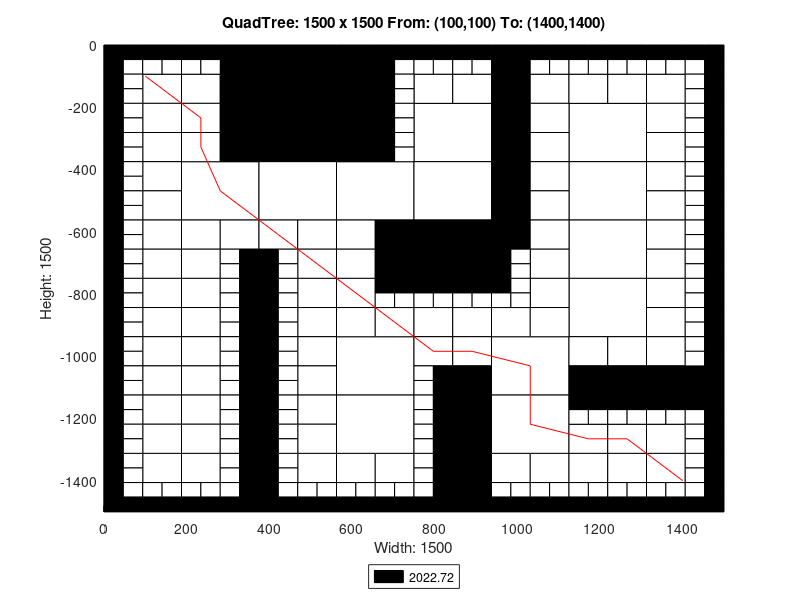

MATLAB code to generate this figure:
axis([0 1500 -1500 0]);
title('QuadTree: 1500 x 1500 From: (100,100) To: (1400,1400)');
xlabel('Width: 1500');
ylabel('Height: 1500');
rectangle('Position',[375 -187.5 187.5 187.5], 'FaceColor',[0 0 0]);
rectangle('Position',[375 -375 187.5 187.5], 'FaceColor',[0 0 0]);
rectangle('Position',[187.5 -562.5 187.5 187.5], 'FaceColor',[1 1 1]);
rectangle('Position',[375 -562.5 187.5 187.5], 'FaceColor',[1 1 1]);
rectangle('Position',[562.5 -562.5 187.5 187.5], 'FaceColor',[1 1 1]);
rectangle('Position',[750 -375 187.5 187.5], 'FaceColor',[1 1 1]);
rectangle('Position',[1125 -375 187.5 187.5], 'FaceColor',[1 1 1]);
rectangle('Position',[750 -562.5 187.5 187.5], 'FaceColor',[1 1 1]);
rectangle('Position',[750 -750 187.5 187.5], 'FaceColor',[0 0 0]);
rectangle('Position',[1125 -562.5 187.5 187.5], 'FaceColor',[1 1 1]);
rectangle('Position',[1125 -750 187.5 187.5], 'FaceColor',[1 1 1]);
rectangle('Position',[562.5 -1125 187.5 187.5], 'FaceColor',[1 1 1]);
rectangle('Position',[562.5 -1312.5 187.5 187.5], 'FaceColor',[1 1 1]);
rectangle('Position',[937.5 -1125 187.5 187.5], 'FaceColor',[1 1 1]);
rectangle('Position',[1125 -937.5 187.5 187.5], 'FaceColor',[1 1 1]);
rectangle('Position',[937.5 -1312.5 187.5 187.5], 'FaceColor',[1 1 1]);
rectangle('Position',[93.75 -187.5 93.75 93.75], 'FaceColor',[1 1 1]);
rectangle('Position',[281.25 -93.75 93.75 93.75], 'FaceColor',[0 0 0]);
rectangle('Position',[187.5 -187.5 93.75 93.75], 'FaceColor',[1 1 1]);
rectangle('Position',[281.25 -187.5 93.75 93.75], 'FaceColor',[0 0 0]);
rectangle('Position',[93.75 -281.25 93.75 93.75], 'FaceColor',[1 1 1]);
rectangle('Position',[93.75 -375 93.75 93.75], 'FaceColor',[1 1 1]);
rectangle('Position',[187.5 -281.25 93.75 93.75], 'FaceColor',[1 1 1]);
rectangle('Position',[281.25 -281.25 93.75 93.75], 'FaceColor',[0 0 0]);
rectangle('Position',[187.5 -375 93.75 93.75], 'FaceColor',[1 1 1]);
rectangle('Position',[281.25 -375 93.75 93.75], 'FaceColor',[0 0 0]);
rectangle('Position',[562.5 -93.75 93.75 93.75], 'FaceColor',[0 0 0]);
rectangle('Position',[562.5 -187.5 93.75 93.75], 'FaceColor',[0 0 0]);
rectangle('Position',[562.5 -281.25 93.75 93.75], 'FaceColor',[0 0 0]);
rectangle('Position',[562.5 -375 93.75 93.75], 'FaceColor',[0 0 0]);
rectangle('Position',[93.75 -468.75 93.75 93.75], 'FaceColor',[1 1 1]);
rectangle('Position',[93.75 -562.5 93.75 93.75], 'FaceColor',[1 1 1]);
rectangle('Position',[93.75 -656.25 93.75 93.75], 'FaceColor',[1 1 1]);
rectangle('Position',[93.75 -750 93.75 93.75], 'FaceColor',[1 1 1]);
rectangle('Position',[187.5 -656.25 93.75 93.75], 'FaceColor',[1 1 1]);
rectangle('Position',[281.25 -656.25 93.75 93.75], 'FaceColor',[1 1 1]);
rectangle('Position',[187.5 -750 93.75 93.75], 'FaceColor',[1 1 1]);
rectangle('Position',[375 -656.25 93.75 93.75], 'FaceColor',[1 1 1]);
rectangle('Position',[468.75 -656.25 93.75 93.75], 'FaceColor',[1 1 1]);
rectangle('Position',[468.75 -750 93.75 93.75], 'FaceColor',[1 1 1]);
rectangle('Position',[562.5 -656.25 93.75 93.75], 'FaceColor',[1 1 1]);
rectangle('Position',[656.25 -656.25 93.75 93.75], 'FaceColor',[0 0 0]);
rectangle('Position',[562.5 -750 93.75 93.75], 'FaceColor',[1 1 1]);
rectangle('Position',[656.25 -750 93.75 93.75], 'FaceColor',[0 0 0]);
rectangle('Position',[750 -187.5 93.75 93.75], 'FaceColor',[1 1 1]);
rectangle('Position',[843.75 -187.5 93.75 93.75], 'FaceColor',[1 1 1]);
rectangle('Position',[937.5 -93.75 93.75 93.75], 'FaceColor',[0 0 0]);
rectangle('Position',[937.5 -187.5 93.75 93.75], 'FaceColor',[0 0 0]);
rectangle('Position',[1031.25 -187.5 93.75 93.75], 'FaceColor',[1 1 1]);
rectangle('Position',[937.5 -281.25 93.75 93.75], 'FaceColor',[0 0 0]);
rectangle('Position',[1031.25 -281.25 93.75 93.75], 'FaceColor',[1 1 1]);
rectangle('Position',[937.5 -375 93.75 93.75], 'FaceColor',[0 0 0]);
rectangle('Position',[1031.25 -375 93.75 93.75], 'FaceColor',[1 1 1]);
rectangle('Position',[1125 -187.5 93.75 93.75], 'FaceColor',[1 1 1]);
rectangle('Position',[1218.75 -187.5 93.75 93.75], 'FaceColor',[1 1 1]);
rectangle('Position',[1312.5 -187.5 93.75 93.75], 'FaceColor',[1 1 1]);
rectangle('Position',[1312.5 -281.25 93.75 93.75], 'FaceColor',[1 1 1]);
rectangle('Position',[1312.5 -375 93.75 93.75], 'FaceColor',[1 1 1]);
rectangle('Position',[937.5 -468.75 93.75 93.75], 'FaceColor',[0 0 0]);
rectangle('Position',[1031.25 -468.75 93.75 93.75], 'FaceColor',[1 1 1]);
rectangle('Position',[937.5 -562.5 93.75 93.75], 'FaceColor',[0 0 0]);
rectangle('Position',[1031.25 -562.5 93.75 93.75], 'FaceColor',[1 1 1]);
rectangle('Position',[937.5 -656.25 93.75 93.75], 'FaceColor',[0 0 0]);
rectangle('Position',[1031.25 -656.25 93.75 93.75], 'FaceColor',[1 1 1]);
rectangle('Position',[1031.25 -750 93.75 93.75], 'FaceColor',[1 1 1]);
rectangle('Position',[1312.5 -468.75 93.75 93.75], 'FaceColor',[1 1 1]);
rectangle('Position',[1312.5 -562.5 93.75 93.75], 'FaceColor',[1 1 1]);
rectangle('Position',[1312.5 -656.25 93.75 93.75], 'FaceColor',[1 1 1]);
rectangle('Position',[1312.5 -750 93.75 93.75], 'FaceColor',[1 1 1]);
rectangle('Position',[93.75 -843.75 93.75 93.75], 'FaceColor',[1 1 1]);
rectangle('Position',[93.75 -937.5 93.75 93.75], 'FaceColor',[1 1 1]);
rectangle('Position',[187.5 -843.75 93.75 93.75], 'FaceColor',[1 1 1]);
rectangle('Position',[187.5 -937.5 93.75 93.75], 'FaceColor',[1 1 1]);
rectangle('Position',[93.75 -1031.25 93.75 93.75], 'FaceColor',[1 1 1]);
rectangle('Position',[93.75 -1125 93.75 93.75], 'FaceColor',[1 1 1]);
rectangle('Position',[187.5 -1031.25 93.75 93.75], 'FaceColor',[1 1 1]);
rectangle('Position',[187.5 -1125 93.75 93.75], 'FaceColor',[1 1 1]);
rectangle('Position',[468.75 -843.75 93.75 93.75], 'FaceColor',[1 1 1]);
rectangle('Position',[468.75 -937.5 93.75 93.75], 'FaceColor',[1 1 1]);
rectangle('Position',[562.5 -843.75 93.75 93.75], 'FaceColor',[1 1 1]);
rectangle('Position',[562.5 -937.5 93.75 93.75], 'FaceColor',[1 1 1]);
rectangle('Position',[656.25 -937.5 93.75 93.75], 'FaceColor',[1 1 1]);
rectangle('Position',[468.75 -1031.25 93.75 93.75], 'FaceColor',[1 1 1]);
rectangle('Position',[468.75 -1125 93.75 93.75], 'FaceColor',[1 1 1]);
rectangle('Position',[93.75 -1218.75 93.75 93.75], 'FaceColor',[1 1 1]);
rectangle('Position',[93.75 -1312.5 93.75 93.75], 'FaceColor',[1 1 1]);
rectangle('Position',[187.5 -1218.75 93.75 93.75], 'FaceColor',[1 1 1]);
rectangle('Position',[187.5 -1312.5 93.75 93.75], 'FaceColor',[1 1 1]);
rectangle('Position',[93.75 -1406.25 93.75 93.75], 'FaceColor',[1 1 1]);
rectangle('Position',[187.5 -1406.25 93.75 93.75], 'FaceColor',[1 1 1]);
rectangle('Position',[468.75 -1218.75 93.75 93.75], 'FaceColor',[1 1 1]);
rectangle('Position',[468.75 -1312.5 93.75 93.75], 'FaceColor',[1 1 1]);
rectangle('Position',[468.75 -1406.25 93.75 93.75], 'FaceColor',[1 1 1]);
rectangle('Position',[562.5 -1406.25 93.75 93.75], 'FaceColor',[1 1 1]);
rectangle('Position',[656.25 -1406.25 93.75 93.75], 'FaceColor',[1 1 1]);
rectangle('Position',[750 -937.5 93.75 93.75], 'FaceColor',[1 1 1]);
rectangle('Position',[843.75 -937.5 93.75 93.75], 'FaceColor',[1 1 1]);
rectangle('Position',[1031.25 -843.75 93.75 93.75], 'FaceColor',[1 1 1]);
rectangle('Position',[937.5 -937.5 93.75 93.75], 'FaceColor',[1 1 1]);
rectangle('Position',[1031.25 -937.5 93.75 93.75], 'FaceColor',[1 1 1]);
rectangle('Position',[750 -1031.25 93.75 93.75], 'FaceColor',[1 1 1]);
rectangle('Position',[843.75 -1031.25 93.75 93.75], 'FaceColor',[1 1 1]);
rectangle('Position',[843.75 -1125 93.75 93.75], 'FaceColor',[0 0 0]);
rectangle('Position',[1312.5 -843.75 93.75 93.75], 'FaceColor',[1 1 1]);
rectangle('Position',[1312.5 -937.5 93.75 93.75], 'FaceColor',[1 1 1]);
rectangle('Position',[1125 -1031.25 93.75 93.75], 'FaceColor',[1 1 1]);
rectangle('Position',[1218.75 -1031.25 93.75 93.75], 'FaceColor',[1 1 1]);
rectangle('Position',[1125 -1125 93.75 93.75], 'FaceColor',[0 0 0]);
rectangle('Position',[1218.75 -1125 93.75 93.75], 'FaceColor',[0 0 0]);
rectangle('Position',[1312.5 -1031.25 93.75 93.75], 'FaceColor',[1 1 1]);
rectangle('Position',[1312.5 -1125 93.75 93.75], 'FaceColor',[0 0 0]);
rectangle('Position',[1406.25 -1125 93.75 93.75], 'FaceColor',[0 0 0]);
rectangle('Position',[843.75 -1218.75 93.75 93.75], 'FaceColor',[0 0 0]);
rectangle('Position',[843.75 -1312.5 93.75 93.75], 'FaceColor',[0 0 0]);
rectangle('Position',[843.75 -1406.25 93.75 93.75], 'FaceColor',[0 0 0]);
rectangle('Position',[843.75 -1500 93.75 93.75], 'FaceColor',[0 0 0]);
rectangle('Position',[937.5 -1406.25 93.75 93.75], 'FaceColor',[1 1 1]);
rectangle('Position',[1031.25 -1406.25 93.75 93.75], 'FaceColor',[1 1 1]);
rectangle('Position',[1125 -1312.5 93.75 93.75], 'FaceColor',[1 1 1]);
rectangle('Position',[1218.75 -1312.5 93.75 93.75], 'FaceColor',[1 1 1]);
rectangle('Position',[1312.5 -1312.5 93.75 93.75], 'FaceColor',[1 1 1]);
rectangle('Position',[1125 -1406.25 93.75 93.75], 'FaceColor',[1 1 1]);
rectangle('Position',[1218.75 -1406.25 93.75 93.75], 'FaceColor',[1 1 1]);
rectangle('Position',[1312.5 -1406.25 93.75 93.75], 'FaceColor',[1 1 1]);
rectangle('Position',[0 -46.875 46.875 46.875], 'FaceColor',[0 0 0]);
rectangle('Position',[46.875 -46.875 46.875 46.875], 'FaceColor',[0 0 0]);
rectangle('Position',[0 -93.75 46.875 46.875], 'FaceColor',[0 0 0]);
rectangle('Position',[46.875 -93.75 46.875 46.875], 'FaceColor',[1 1 1]);
rectangle('Position',[93.75 -46.875 46.875 46.875], 'FaceColor',[0 0 0]);
rectangle('Position',[140.625 -46.875 46.875 46.875], 'FaceColor',[0 0 0]);
rectangle('Position',[93.75 -93.75 46.875 46.875], 'FaceColor',[1 1 1]);
rectangle('Position',[140.625 -93.75 46.875 46.875], 'FaceColor',[1 1 1]);
rectangle('Position',[0 -140.625 46.875 46.875], 'FaceColor',[0 0 0]);
rectangle('Position',[46.875 -140.625 46.875 46.875], 'FaceColor',[1 1 1]);
rectangle('Position',[0 -187.5 46.875 46.875], 'FaceColor',[0 0 0]);
rectangle('Position',[46.875 -187.5 46.875 46.875], 'FaceColor',[1 1 1]);
rectangle('Position',[187.5 -46.875 46.875 46.875], 'FaceColor',[0 0 0]);
rectangle('Position',[234.375 -46.875 46.875 46.875], 'FaceColor',[0 0 0]);
rectangle('Position',[187.5 -93.75 46.875 46.875], 'FaceColor',[1 1 1]);
rectangle('Position',[234.375 -93.75 46.875 46.875], 'FaceColor',[1 1 1]);
rectangle('Position',[0 -234.375 46.875 46.875], 'FaceColor',[0 0 0]);
rectangle('Position',[46.875 -234.375 46.875 46.875], 'FaceColor',[1 1 1]);
rectangle('Position',[0 -281.25 46.875 46.875], 'FaceColor',[0 0 0]);
rectangle('Position',[46.875 -281.25 46.875 46.875], 'FaceColor',[1 1 1]);
rectangle('Position',[0 -328.125 46.875 46.875], 'FaceColor',[0 0 0]);
rectangle('Position',[46.875 -328.125 46.875 46.875], 'FaceColor',[1 1 1]);
rectangle('Position',[0 -375 46.875 46.875], 'FaceColor',[0 0 0]);
rectangle('Position',[46.875 -375 46.875 46.875], 'FaceColor',[1 1 1]);
rectangle('Position',[656.25 -46.875 46.875 46.875], 'FaceColor',[0 0 0]);
rectangle('Position',[703.125 -46.875 46.875 46.875], 'FaceColor',[0 0 0]);
rectangle('Position',[656.25 -93.75 46.875 46.875], 'FaceColor',[0 0 0]);
rectangle('Position',[703.125 -93.75 46.875 46.875], 'FaceColor',[1 1 1]);
rectangle('Position',[656.25 -140.625 46.875 46.875], 'FaceColor',[0 0 0]);
rectangle('Position',[703.125 -140.625 46.875 46.875], 'FaceColor',[1 1 1]);
rectangle('Position',[656.25 -187.5 46.875 46.875], 'FaceColor',[0 0 0]);
rectangle('Position',[703.125 -187.5 46.875 46.875], 'FaceColor',[1 1 1]);
rectangle('Position',[656.25 -234.375 46.875 46.875], 'FaceColor',[0 0 0]);
rectangle('Position',[703.125 -234.375 46.875 46.875], 'FaceColor',[1 1 1]);
rectangle('Position',[656.25 -281.25 46.875 46.875], 'FaceColor',[0 0 0]);
rectangle('Position',[703.125 -281.25 46.875 46.875], 'FaceColor',[1 1 1]);
rectangle('Position',[656.25 -328.125 46.875 46.875], 'FaceColor',[0 0 0]);
rectangle('Position',[703.125 -328.125 46.875 46.875], 'FaceColor',[1 1 1]);
rectangle('Position',[656.25 -375 46.875 46.875], 'FaceColor',[0 0 0]);
rectangle('Position',[703.125 -375 46.875 46.875], 'FaceColor',[1 1 1]);
rectangle('Position',[0 -421.875 46.875 46.875], 'FaceColor',[0 0 0]);
rectangle('Position',[46.875 -421.875 46.875 46.875], 'FaceColor',[1 1 1]);
rectangle('Position',[0 -468.75 46.875 46.875], 'FaceColor',[0 0 0]);
rectangle('Position',[46.875 -468.75 46.875 46.875], 'FaceColor',[1 1 1]);
rectangle('Position',[0 -515.625 46.875 46.875], 'FaceColor',[0 0 0]);
rectangle('Position',[46.875 -515.625 46.875 46.875], 'FaceColor',[1 1 1]);
rectangle('Position',[0 -562.5 46.875 46.875], 'FaceColor',[0 0 0]);
rectangle('Position',[46.875 -562.5 46.875 46.875], 'FaceColor',[1 1 1]);
rectangle('Position',[0 -609.375 46.875 46.875], 'FaceColor',[0 0 0]);
rectangle('Position',[46.875 -609.375 46.875 46.875], 'FaceColor',[1 1 1]);
rectangle('Position',[0 -656.25 46.875 46.875], 'FaceColor',[0 0 0]);
rectangle('Position',[46.875 -656.25 46.875 46.875], 'FaceColor',[1 1 1]);
rectangle('Position',[0 -703.125 46.875 46.875], 'FaceColor',[0 0 0]);
rectangle('Position',[46.875 -703.125 46.875 46.875], 'FaceColor',[1 1 1]);
rectangle('Position',[0 -750 46.875 46.875], 'FaceColor',[0 0 0]);
rectangle('Position',[46.875 -750 46.875 46.875], 'FaceColor',[1 1 1]);
rectangle('Position',[281.25 -703.125 46.875 46.875], 'FaceColor',[1 1 1]);
rectangle('Position',[328.125 -703.125 46.875 46.875], 'FaceColor',[0 0 0]);
rectangle('Position',[281.25 -750 46.875 46.875], 'FaceColor',[1 1 1]);
rectangle('Position',[328.125 -750 46.875 46.875], 'FaceColor',[0 0 0]);
rectangle('Position',[375 -703.125 46.875 46.875], 'FaceColor',[0 0 0]);
rectangle('Position',[421.875 -703.125 46.875 46.875], 'FaceColor',[1 1 1]);
rectangle('Position',[375 -750 46.875 46.875], 'FaceColor',[0 0 0]);
rectangle('Position',[421.875 -750 46.875 46.875], 'FaceColor',[1 1 1]);
rectangle('Position',[750 -46.875 46.875 46.875], 'FaceColor',[0 0 0]);
rectangle('Position',[796.875 -46.875 46.875 46.875], 'FaceColor',[0 0 0]);
rectangle('Position',[750 -93.75 46.875 46.875], 'FaceColor',[1 1 1]);
rectangle('Position',[796.875 -93.75 46.875 46.875], 'FaceColor',[1 1 1]);
rectangle('Position',[843.75 -46.875 46.875 46.875], 'FaceColor',[0 0 0]);
rectangle('Position',[890.625 -46.875 46.875 46.875], 'FaceColor',[0 0 0]);
rectangle('Position',[843.75 -93.75 46.875 46.875], 'FaceColor',[1 1 1]);
rectangle('Position',[890.625 -93.75 46.875 46.875], 'FaceColor',[1 1 1]);
rectangle('Position',[1031.25 -46.875 46.875 46.875], 'FaceColor',[0 0 0]);
rectangle('Position',[1078.12 -46.875 46.875 46.875], 'FaceColor',[0 0 0]);
rectangle('Position',[1031.25 -93.75 46.875 46.875], 'FaceColor',[1 1 1]);
rectangle('Position',[1078.12 -93.75 46.875 46.875], 'FaceColor',[1 1 1]);
rectangle('Position',[1125 -46.875 46.875 46.875], 'FaceColor',[0 0 0]);
rectangle('Position',[1171.88 -46.875 46.875 46.875], 'FaceColor',[0 0 0]);
rectangle('Position',[1125 -93.75 46.875 46.875], 'FaceColor',[1 1 1]);
rectangle('Position',[1171.88 -93.75 46.875 46.875], 'FaceColor',[1 1 1]);
rectangle('Position',[1218.75 -46.875 46.875 46.875], 'FaceColor',[0 0 0]);
rectangle('Position',[1265.62 -46.875 46.875 46.875], 'FaceColor',[0 0 0]);
rectangle('Position',[1218.75 -93.75 46.875 46.875], 'FaceColor',[1 1 1]);
rectangle('Position',[1265.62 -93.75 46.875 46.875], 'FaceColor',[1 1 1]);
rectangle('Position',[1312.5 -46.875 46.875 46.875], 'FaceColor',[0 0 0]);
rectangle('Position',[1359.38 -46.875 46.875 46.875], 'FaceColor',[0 0 0]);
rectangle('Position',[1312.5 -93.75 46.875 46.875], 'FaceColor',[1 1 1]);
rectangle('Position',[1359.38 -93.75 46.875 46.875], 'FaceColor',[1 1 1]);
rectangle('Position',[1406.25 -46.875 46.875 46.875], 'FaceColor',[0 0 0]);
rectangle('Position',[1453.12 -46.875 46.875 46.875], 'FaceColor',[0 0 0]);
rectangle('Position',[1406.25 -93.75 46.875 46.875], 'FaceColor',[1 1 1]);
rectangle('Position',[1453.12 -93.75 46.875 46.875], 'FaceColor',[0 0 0]);
rectangle('Position',[1406.25 -140.625 46.875 46.875], 'FaceColor',[1 1 1]);
rectangle('Position',[1453.12 -140.625 46.875 46.875], 'FaceColor',[0 0 0]);
rectangle('Position',[1406.25 -187.5 46.875 46.875], 'FaceColor',[1 1 1]);
rectangle('Position',[1453.12 -187.5 46.875 46.875], 'FaceColor',[0 0 0]);
rectangle('Position',[1406.25 -234.375 46.875 46.875], 'FaceColor',[1 1 1]);
rectangle('Position',[1453.12 -234.375 46.875 46.875], 'FaceColor',[0 0 0]);
rectangle('Position',[1406.25 -281.25 46.875 46.875], 'FaceColor',[1 1 1]);
rectangle('Position',[1453.12 -281.25 46.875 46.875], 'FaceColor',[0 0 0]);
rectangle('Position',[1406.25 -328.125 46.875 46.875], 'FaceColor',[1 1 1]);
rectangle('Position',[1453.12 -328.125 46.875 46.875], 'FaceColor',[0 0 0]);
rectangle('Position',[1406.25 -375 46.875 46.875], 'FaceColor',[1 1 1]);
rectangle('Position',[1453.12 -375 46.875 46.875], 'FaceColor',[0 0 0]);
rectangle('Position',[937.5 -703.125 46.875 46.875], 'FaceColor',[0 0 0]);
rectangle('Position',[984.375 -703.125 46.875 46.875], 'FaceColor',[1 1 1]);
rectangle('Position',[937.5 -750 46.875 46.875], 'FaceColor',[0 0 0]);
rectangle('Position',[984.375 -750 46.875 46.875], 'FaceColor',[1 1 1]);
rectangle('Position',[1406.25 -421.875 46.875 46.875], 'FaceColor',[1 1 1]);
rectangle('Position',[1453.12 -421.875 46.875 46.875], 'FaceColor',[0 0 0]);
rectangle('Position',[1406.25 -468.75 46.875 46.875], 'FaceColor',[1 1 1]);
rectangle('Position',[1453.12 -468.75 46.875 46.875], 'FaceColor',[0 0 0]);
rectangle('Position',[1406.25 -515.625 46.875 46.875], 'FaceColor',[1 1 1]);
rectangle('Position',[1453.12 -515.625 46.875 46.875], 'FaceColor',[0 0 0]);
rectangle('Position',[1406.25 -562.5 46.875 46.875], 'FaceColor',[1 1 1]);
rectangle('Position',[1453.12 -562.5 46.875 46.875], 'FaceColor',[0 0 0]);
rectangle('Position',[1406.25 -609.375 46.875 46.875], 'FaceColor',[1 1 1]);
rectangle('Position',[1453.12 -609.375 46.875 46.875], 'FaceColor',[0 0 0]);
rectangle('Position',[1406.25 -656.25 46.875 46.875], 'FaceColor',[1 1 1]);
rectangle('Position',[1453.12 -656.25 46.875 46.875], 'FaceColor',[0 0 0]);
rectangle('Position',[1406.25 -703.125 46.875 46.875], 'FaceColor',[1 1 1]);
rectangle('Position',[1453.12 -703.125 46.875 46.875], 'FaceColor',[0 0 0]);
rectangle('Position',[1406.25 -750 46.875 46.875], 'FaceColor',[1 1 1]);
rectangle('Position',[1453.12 -750 46.875 46.875], 'FaceColor',[0 0 0]);
rectangle('Position',[0 -796.875 46.875 46.875], 'FaceColor',[0 0 0]);
rectangle('Position',[46.875 -796.875 46.875 46.875], 'FaceColor',[1 1 1]);
rectangle('Position',[0 -843.75 46.875 46.875], 'FaceColor',[0 0 0]);
rectangle('Position',[46.875 -843.75 46.875 46.875], 'FaceColor',[1 1 1]);
rectangle('Position',[0 -890.625 46.875 46.875], 'FaceColor',[0 0 0]);
rectangle('Position',[46.875 -890.625 46.875 46.875], 'FaceColor',[1 1 1]);
rectangle('Position',[0 -937.5 46.875 46.875], 'FaceColor',[0 0 0]);
rectangle('Position',[46.875 -937.5 46.875 46.875], 'FaceColor',[1 1 1]);
rectangle('Position',[281.25 -796.875 46.875 46.875], 'FaceColor',[1 1 1]);
rectangle('Position',[328.125 -796.875 46.875 46.875], 'FaceColor',[0 0 0]);
rectangle('Position',[281.25 -843.75 46.875 46.875], 'FaceColor',[1 1 1]);
rectangle('Position',[328.125 -843.75 46.875 46.875], 'FaceColor',[0 0 0]);
rectangle('Position',[281.25 -890.625 46.875 46.875], 'FaceColor',[1 1 1]);
rectangle('Position',[328.125 -890.625 46.875 46.875], 'FaceColor',[0 0 0]);
rectangle('Position',[281.25 -937.5 46.875 46.875], 'FaceColor',[1 1 1]);
rectangle('Position',[328.125 -937.5 46.875 46.875], 'FaceColor',[0 0 0]);
rectangle('Position',[0 -984.375 46.875 46.875], 'FaceColor',[0 0 0]);
rectangle('Position',[46.875 -984.375 46.875 46.875], 'FaceColor',[1 1 1]);
rectangle('Position',[0 -1031.25 46.875 46.875], 'FaceColor',[0 0 0]);
rectangle('Position',[46.875 -1031.25 46.875 46.875], 'FaceColor',[1 1 1]);
rectangle('Position',[0 -1078.12 46.875 46.875], 'FaceColor',[0 0 0]);
rectangle('Position',[46.875 -1078.12 46.875 46.875], 'FaceColor',[1 1 1]);
rectangle('Position',[0 -1125 46.875 46.875], 'FaceColor',[0 0 0]);
rectangle('Position',[46.875 -1125 46.875 46.875], 'FaceColor',[1 1 1]);
rectangle('Position',[281.25 -984.375 46.875 46.875], 'FaceColor',[1 1 1]);
rectangle('Position',[328.125 -984.375 46.875 46.875], 'FaceColor',[0 0 0]);
rectangle('Position',[281.25 -1031.25 46.875 46.875], 'FaceColor',[1 1 1]);
rectangle('Position',[328.125 -1031.25 46.875 46.875], 'FaceColor',[0 0 0]);
rectangle('Position',[281.25 -1078.12 46.875 46.875], 'FaceColor',[1 1 1]);
rectangle('Position',[328.125 -1078.12 46.875 46.875], 'FaceColor',[0 0 0]);
rectangle('Position',[281.25 -1125 46.875 46.875], 'FaceColor',[1 1 1]);
rectangle('Position',[328.125 -1125 46.875 46.875], 'FaceColor',[0 0 0]);
rectangle('Position',[375 -796.875 46.875 46.875], 'FaceColor',[0 0 0]);
rectangle('Position',[421.875 -796.875 46.875 46.875], 'FaceColor',[1 1 1]);
rectangle('Position',[375 -843.75 46.875 46.875], 'FaceColor',[0 0 0]);
rectangle('Position',[421.875 -843.75 46.875 46.875], 'FaceColor',[1 1 1]);
rectangle('Position',[375 -890.625 46.875 46.875], 'FaceColor',[0 0 0]);
rectangle('Position',[421.875 -890.625 46.875 46.875], 'FaceColor',[1 1 1]);
rectangle('Position',[375 -937.5 46.875 46.875], 'FaceColor',[0 0 0]);
rectangle('Position',[421.875 -937.5 46.875 46.875], 'FaceColor',[1 1 1]);
rectangle('Position',[656.25 -796.875 46.875 46.875], 'FaceColor',[0 0 0]);
rectangle('Position',[703.125 -796.875 46.875 46.875], 'FaceColor',[0 0 0]);
rectangle('Position',[656.25 -843.75 46.875 46.875], 'FaceColor',[1 1 1]);
rectangle('Position',[703.125 -843.75 46.875 46.875], 'FaceColor',[1 1 1]);
rectangle('Position',[375 -984.375 46.875 46.875], 'FaceColor',[0 0 0]);
rectangle('Position',[421.875 -984.375 46.875 46.875], 'FaceColor',[1 1 1]);
rectangle('Position',[375 -1031.25 46.875 46.875], 'FaceColor',[0 0 0]);
rectangle('Position',[421.875 -1031.25 46.875 46.875], 'FaceColor',[1 1 1]);
rectangle('Position',[375 -1078.12 46.875 46.875], 'FaceColor',[0 0 0]);
rectangle('Position',[421.875 -1078.12 46.875 46.875], 'FaceColor',[1 1 1]);
rectangle('Position',[375 -1125 46.875 46.875], 'FaceColor',[0 0 0]);
rectangle('Position',[421.875 -1125 46.875 46.875], 'FaceColor',[1 1 1]);
rectangle('Position',[0 -1171.88 46.875 46.875], 'FaceColor',[0 0 0]);
rectangle('Position',[46.875 -1171.88 46.875 46.875], 'FaceColor',[1 1 1]);
rectangle('Position',[0 -1218.75 46.875 46.875], 'FaceColor',[0 0 0]);
rectangle('Position',[46.875 -1218.75 46.875 46.875], 'FaceColor',[1 1 1]);
rectangle('Position',[0 -1265.62 46.875 46.875], 'FaceColor',[0 0 0]);
rectangle('Position',[46.875 -1265.62 46.875 46.875], 'FaceColor',[1 1 1]);
rectangle('Position',[0 -1312.5 46.875 46.875], 'FaceColor',[0 0 0]);
rectangle('Position',[46.875 -1312.5 46.875 46.875], 'FaceColor',[1 1 1]);
rectangle('Position',[281.25 -1171.88 46.875 46.875], 'FaceColor',[1 1 1]);
rectangle('Position',[328.125 -1171.88 46.875 46.875], 'FaceColor',[0 0 0]);
rectangle('Position',[281.25 -1218.75 46.875 46.875], 'FaceColor',[1 1 1]);
rectangle('Position',[328.125 -1218.75 46.875 46.875], 'FaceColor',[0 0 0]);
rectangle('Position',[281.25 -1265.62 46.875 46.875], 'FaceColor',[1 1 1]);
rectangle('Position',[328.125 -1265.62 46.875 46.875], 'FaceColor',[0 0 0]);
rectangle('Position',[281.25 -1312.5 46.875 46.875], 'FaceColor',[1 1 1]);
rectangle('Position',[328.125 -1312.5 46.875 46.875], 'FaceColor',[0 0 0]);
rectangle('Position',[0 -1359.38 46.875 46.875], 'FaceColor',[0 0 0]);
rectangle('Position',[46.875 -1359.38 46.875 46.875], 'FaceColor',[1 1 1]);
rectangle('Position',[0 -1406.25 46.875 46.875], 'FaceColor',[0 0 0]);
rectangle('Position',[46.875 -1406.25 46.875 46.875], 'FaceColor',[1 1 1]);
rectangle('Position',[0 -1453.12 46.875 46.875], 'FaceColor',[0 0 0]);
rectangle('Position',[46.875 -1453.12 46.875 46.875], 'FaceColor',[1 1 1]);
rectangle('Position',[0 -1500 46.875 46.875], 'FaceColor',[0 0 0]);
rectangle('Position',[46.875 -1500 46.875 46.875], 'FaceColor',[0 0 0]);
rectangle('Position',[93.75 -1453.12 46.875 46.875], 'FaceColor',[1 1 1]);
rectangle('Position',[140.625 -1453.12 46.875 46.875], 'FaceColor',[1 1 1]);
rectangle('Position',[93.75 -1500 46.875 46.875], 'FaceColor',[0 0 0]);
rectangle('Position',[140.625 -1500 46.875 46.875], 'FaceColor',[0 0 0]);
rectangle('Position',[281.25 -1359.38 46.875 46.875], 'FaceColor',[1 1 1]);
rectangle('Position',[328.125 -1359.38 46.875 46.875], 'FaceColor',[0 0 0]);
rectangle('Position',[281.25 -1406.25 46.875 46.875], 'FaceColor',[1 1 1]);
rectangle('Position',[328.125 -1406.25 46.875 46.875], 'FaceColor',[0 0 0]);
rectangle('Position',[187.5 -1453.12 46.875 46.875], 'FaceColor',[1 1 1]);
rectangle('Position',[234.375 -1453.12 46.875 46.875], 'FaceColor',[1 1 1]);
rectangle('Position',[187.5 -1500 46.875 46.875], 'FaceColor',[0 0 0]);
rectangle('Position',[234.375 -1500 46.875 46.875], 'FaceColor',[0 0 0]);
rectangle('Position',[281.25 -1453.12 46.875 46.875], 'FaceColor',[1 1 1]);
rectangle('Position',[328.125 -1453.12 46.875 46.875], 'FaceColor',[0 0 0]);
rectangle('Position',[281.25 -1500 46.875 46.875], 'FaceColor',[0 0 0]);
rectangle('Position',[328.125 -1500 46.875 46.875], 'FaceColor',[0 0 0]);
rectangle('Position',[375 -1171.88 46.875 46.875], 'FaceColor',[0 0 0]);
rectangle('Position',[421.875 -1171.88 46.875 46.875], 'FaceColor',[1 1 1]);
rectangle('Position',[375 -1218.75 46.875 46.875], 'FaceColor',[0 0 0]);
rectangle('Position',[421.875 -1218.75 46.875 46.875], 'FaceColor',[1 1 1]);
rectangle('Position',[375 -1265.62 46.875 46.875], 'FaceColor',[0 0 0]);
rectangle('Position',[421.875 -1265.62 46.875 46.875], 'FaceColor',[1 1 1]);
rectangle('Position',[375 -1312.5 46.875 46.875], 'FaceColor',[0 0 0]);
rectangle('Position',[421.875 -1312.5 46.875 46.875], 'FaceColor',[1 1 1]);
rectangle('Position',[375 -1359.38 46.875 46.875], 'FaceColor',[0 0 0]);
rectangle('Position',[421.875 -1359.38 46.875 46.875], 'FaceColor',[1 1 1]);
rectangle('Position',[375 -1406.25 46.875 46.875], 'FaceColor',[0 0 0]);
rectangle('Position',[421.875 -1406.25 46.875 46.875], 'FaceColor',[1 1 1]);
rectangle('Position',[375 -1453.12 46.875 46.875], 'FaceColor',[0 0 0]);
rectangle('Position',[421.875 -1453.12 46.875 46.875], 'FaceColor',[1 1 1]);
rectangle('Position',[375 -1500 46.875 46.875], 'FaceColor',[0 0 0]);
rectangle('Position',[421.875 -1500 46.875 46.875], 'FaceColor',[0 0 0]);
rectangle('Position',[468.75 -1453.12 46.875 46.875], 'FaceColor',[1 1 1]);
rectangle('Position',[515.625 -1453.12 46.875 46.875], 'FaceColor',[1 1 1]);
rectangle('Position',[468.75 -1500 46.875 46.875], 'FaceColor',[0 0 0]);
rectangle('Position',[515.625 -1500 46.875 46.875], 'FaceColor',[0 0 0]);
rectangle('Position',[562.5 -1453.12 46.875 46.875], 'FaceColor',[1 1 1]);
rectangle('Position',[609.375 -1453.12 46.875 46.875], 'FaceColor',[1 1 1]);
rectangle('Position',[562.5 -1500 46.875 46.875], 'FaceColor',[0 0 0]);
rectangle('Position',[609.375 -1500 46.875 46.875], 'FaceColor',[0 0 0]);
rectangle('Position',[656.25 -1453.12 46.875 46.875], 'FaceColor',[1 1 1]);
rectangle('Position',[703.125 -1453.12 46.875 46.875], 'FaceColor',[1 1 1]);
rectangle('Position',[656.25 -1500 46.875 46.875], 'FaceColor',[0 0 0]);
rectangle('Position',[703.125 -1500 46.875 46.875], 'FaceColor',[0 0 0]);
rectangle('Position',[750 -796.875 46.875 46.875], 'FaceColor',[0 0 0]);
rectangle('Position',[796.875 -796.875 46.875 46.875], 'FaceColor',[0 0 0]);
rectangle('Position',[750 -843.75 46.875 46.875], 'FaceColor',[1 1 1]);
rectangle('Position',[796.875 -843.75 46.875 46.875], 'FaceColor',[1 1 1]);
rectangle('Position',[843.75 -796.875 46.875 46.875], 'FaceColor',[0 0 0]);
rectangle('Position',[890.625 -796.875 46.875 46.875], 'FaceColor',[0 0 0]);
rectangle('Position',[843.75 -843.75 46.875 46.875], 'FaceColor',[1 1 1]);
rectangle('Position',[890.625 -843.75 46.875 46.875], 'FaceColor',[1 1 1]);
rectangle('Position',[937.5 -796.875 46.875 46.875], 'FaceColor',[0 0 0]);
rectangle('Position',[984.375 -796.875 46.875 46.875], 'FaceColor',[1 1 1]);
rectangle('Position',[937.5 -843.75 46.875 46.875], 'FaceColor',[1 1 1]);
rectangle('Position',[984.375 -843.75 46.875 46.875], 'FaceColor',[1 1 1]);
rectangle('Position',[750 -1078.12 46.875 46.875], 'FaceColor',[1 1 1]);
rectangle('Position',[796.875 -1078.12 46.875 46.875], 'FaceColor',[0 0 0]);
rectangle('Position',[750 -1125 46.875 46.875], 'FaceColor',[1 1 1]);
rectangle('Position',[796.875 -1125 46.875 46.875], 'FaceColor',[0 0 0]);
rectangle('Position',[1406.25 -796.875 46.875 46.875], 'FaceColor',[1 1 1]);
rectangle('Position',[1453.12 -796.875 46.875 46.875], 'FaceColor',[0 0 0]);
rectangle('Position',[1406.25 -843.75 46.875 46.875], 'FaceColor',[1 1 1]);
rectangle('Position',[1453.12 -843.75 46.875 46.875], 'FaceColor',[0 0 0]);
rectangle('Position',[1406.25 -890.625 46.875 46.875], 'FaceColor',[1 1 1]);
rectangle('Position',[1453.12 -890.625 46.875 46.875], 'FaceColor',[0 0 0]);
rectangle('Position',[1406.25 -937.5 46.875 46.875], 'FaceColor',[1 1 1]);
rectangle('Position',[1453.12 -937.5 46.875 46.875], 'FaceColor',[0 0 0]);
rectangle('Position',[1406.25 -984.375 46.875 46.875], 'FaceColor',[1 1 1]);
rectangle('Position',[1453.12 -984.375 46.875 46.875], 'FaceColor',[0 0 0]);
rectangle('Position',[1406.25 -1031.25 46.875 46.875], 'FaceColor',[1 1 1]);
rectangle('Position',[1453.12 -1031.25 46.875 46.875], 'FaceColor',[0 0 0]);
rectangle('Position',[750 -1171.88 46.875 46.875], 'FaceColor',[1 1 1]);
rectangle('Position',[796.875 -1171.88 46.875 46.875], 'FaceColor',[0 0 0]);
rectangle('Position',[750 -1218.75 46.875 46.875], 'FaceColor',[1 1 1]);
rectangle('Position',[796.875 -1218.75 46.875 46.875], 'FaceColor',[0 0 0]);
rectangle('Position',[750 -1265.62 46.875 46.875], 'FaceColor',[1 1 1]);
rectangle('Position',[796.875 -1265.62 46.875 46.875], 'FaceColor',[0 0 0]);
rectangle('Position',[750 -1312.5 46.875 46.875], 'FaceColor',[1 1 1]);
rectangle('Position',[796.875 -1312.5 46.875 46.875], 'FaceColor',[0 0 0]);
rectangle('Position',[750 -1359.38 46.875 46.875], 'FaceColor',[1 1 1]);
rectangle('Position',[796.875 -1359.38 46.875 46.875], 'FaceColor',[0 0 0]);
rectangle('Position',[750 -1406.25 46.875 46.875], 'FaceColor',[1 1 1]);
rectangle('Position',[796.875 -1406.25 46.875 46.875], 'FaceColor',[0 0 0]);
rectangle('Position',[750 -1453.12 46.875 46.875], 'FaceColor',[1 1 1]);
rectangle('Position',[796.875 -1453.12 46.875 46.875], 'FaceColor',[0 0 0]);
rectangle('Position',[750 -1500 46.875 46.875], 'FaceColor',[0 0 0]);
rectangle('Position',[796.875 -1500 46.875 46.875], 'FaceColor',[0 0 0]);
rectangle('Position',[937.5 -1453.12 46.875 46.875], 'FaceColor',[1 1 1]);
rectangle('Position',[984.375 -1453.12 46.875 46.875], 'FaceColor',[1 1 1]);
rectangle('Position',[937.5 -1500 46.875 46.875], 'FaceColor',[0 0 0]);
rectangle('Position',[984.375 -1500 46.875 46.875], 'FaceColor',[0 0 0]);
rectangle('Position',[1031.25 -1453.12 46.875 46.875], 'FaceColor',[1 1 1]);
rectangle('Position',[1078.12 -1453.12 46.875 46.875], 'FaceColor',[1 1 1]);
rectangle('Position',[1031.25 -1500 46.875 46.875], 'FaceColor',[0 0 0]);
rectangle('Position',[1078.12 -1500 46.875 46.875], 'FaceColor',[0 0 0]);
rectangle('Position',[1125 -1171.88 46.875 46.875], 'FaceColor',[0 0 0]);
rectangle('Position',[1171.88 -1171.88 46.875 46.875], 'FaceColor',[0 0 0]);
rectangle('Position',[1125 -1218.75 46.875 46.875], 'FaceColor',[1 1 1]);
rectangle('Position',[1171.88 -1218.75 46.875 46.875], 'FaceColor',[1 1 1]);
rectangle('Position',[1218.75 -1171.88 46.875 46.875], 'FaceColor',[0 0 0]);
rectangle('Position',[1265.62 -1171.88 46.875 46.875], 'FaceColor',[0 0 0]);
rectangle('Position',[1218.75 -1218.75 46.875 46.875], 'FaceColor',[1 1 1]);
rectangle('Position',[1265.62 -1218.75 46.875 46.875], 'FaceColor',[1 1 1]);
rectangle('Position',[1312.5 -1171.88 46.875 46.875], 'FaceColor',[0 0 0]);
rectangle('Position',[1359.38 -1171.88 46.875 46.875], 'FaceColor',[0 0 0]);
rectangle('Position',[1312.5 -1218.75 46.875 46.875], 'FaceColor',[1 1 1]);
rectangle('Position',[1359.38 -1218.75 46.875 46.875], 'FaceColor',[1 1 1]);
rectangle('Position',[1406.25 -1171.88 46.875 46.875], 'FaceColor',[0 0 0]);
rectangle('Position',[1453.12 -1171.88 46.875 46.875], 'FaceColor',[0 0 0]);
rectangle('Position',[1406.25 -1218.75 46.875 46.875], 'FaceColor',[1 1 1]);
rectangle('Position',[1453.12 -1218.75 46.875 46.875], 'FaceColor',[0 0 0]);
rectangle('Position',[1406.25 -1265.62 46.875 46.875], 'FaceColor',[1 1 1]);
rectangle('Position',[1453.12 -1265.62 46.875 46.875], 'FaceColor',[0 0 0]);
rectangle('Position',[1406.25 -1312.5 46.875 46.875], 'FaceColor',[1 1 1]);
rectangle('Position',[1453.12 -1312.5 46.875 46.875], 'FaceColor',[0 0 0]);
rectangle('Position',[1125 -1453.12 46.875 46.875], 'FaceColor',[1 1 1]);
rectangle('Position',[1171.88 -1453.12 46.875 46.875], 'FaceColor',[1 1 1]);
rectangle('Position',[1125 -1500 46.875 46.875], 'FaceColor',[0 0 0]);
rectangle('Position',[1171.88 -1500 46.875 46.875], 'FaceColor',[0 0 0]);
rectangle('Position',[1218.75 -1453.12 46.875 46.875], 'FaceColor',[1 1 1]);
rectangle('Position',[1265.62 -1453.12 46.875 46.875], 'FaceColor',[1 1 1]);
rectangle('Position',[1218.75 -1500 46.875 46.875], 'FaceColor',[0 0 0]);
rectangle('Position',[1265.62 -1500 46.875 46.875], 'FaceColor',[0 0 0]);
rectangle('Position',[1406.25 -1359.38 46.875 46.875], 'FaceColor',[1 1 1]);
rectangle('Position',[1453.12 -1359.38 46.875 46.875], 'FaceColor',[0 0 0]);
rectangle('Position',[1406.25 -1406.25 46.875 46.875], 'FaceColor',[1 1 1]);
rectangle('Position',[1453.12 -1406.25 46.875 46.875], 'FaceColor',[0 0 0]);
rectangle('Position',[1312.5 -1453.12 46.875 46.875], 'FaceColor',[1 1 1]);
rectangle('Position',[1359.38 -1453.12 46.875 46.875], 'FaceColor',[1 1 1]);
rectangle('Position',[1312.5 -1500 46.875 46.875], 'FaceColor',[0 0 0]);
rectangle('Position',[1359.38 -1500 46.875 46.875], 'FaceColor',[0 0 0]);
rectangle('Position',[1406.25 -1453.12 46.875 46.875], 'FaceColor',[1 1 1]);
rectangle('Position',[1453.12 -1453.12 46.875 46.875], 'FaceColor',[0 0 0]);
rectangle('Position',[1406.25 -1500 46.875 46.875], 'FaceColor',[0 0 0]);
rectangle('Position',[1453.12 -1500 46.875 46.875], 'FaceColor',[0 0 0]);
X=[1400,1359.38,1265.62,1171.88,1031.25,1031.25,890.625,796.875,703.125,609.375,515.625,421.875,281.25,234.375,234.375,140.625,100];
Y=[-1400,-1359.38,-1265.62,-1265.62,-1218.75,-1031.25,-984.375,-984.375,-890.625,-796.875,-703.125,-609.375,-468.75,-328.125,-234.375,-140.625,-100];
hold on;
plot(X,Y,'r');
legend('2022.72','Location','southoutside');
